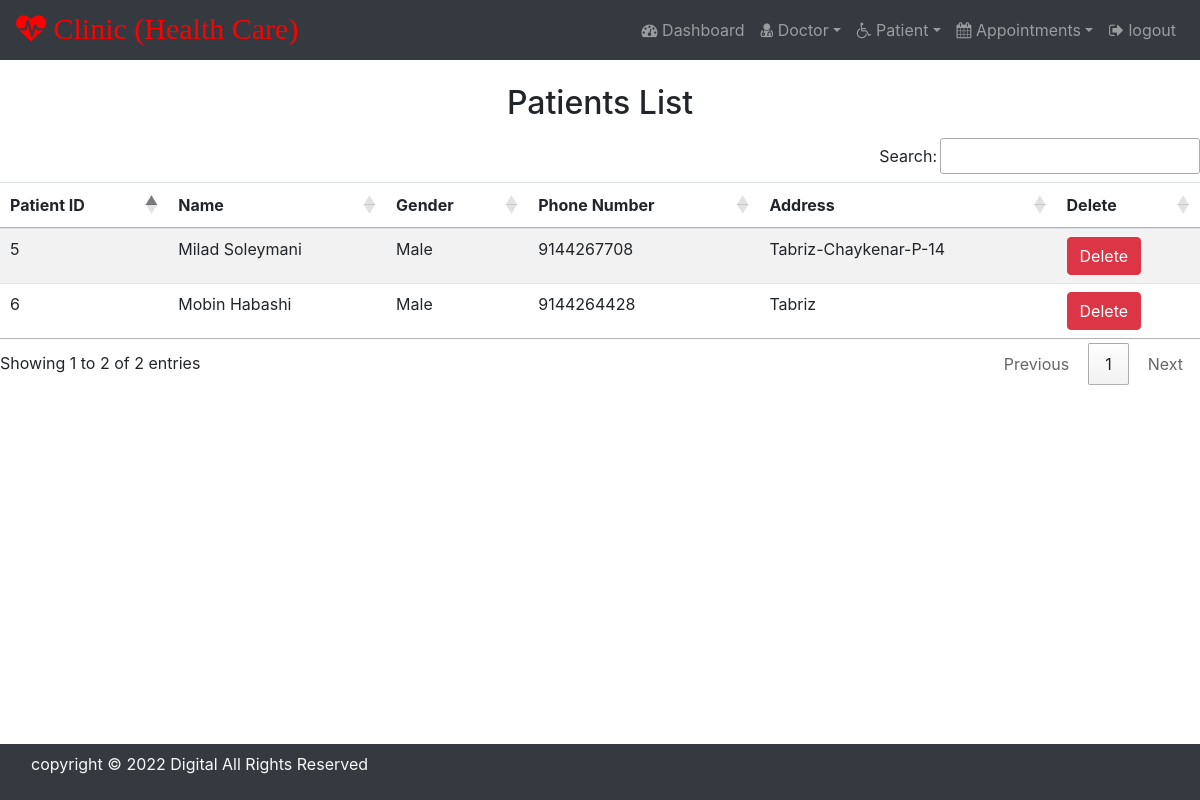
Page /view_patient/ (signed in) on the committed database.
### hospital/models.py (models this page shows, shortened)
class Patient(models.Model):
    name = models.CharField(max_length=50)
    gender = models.CharField(max_length=7)
    mobile = models.IntegerField(null=True)
    address = models.TextField()

### hospital/views.py (the view)
# urls.py: path('view_patient/', View_Patient, name='view_patient'),
def View_Patient(request):
    if not request.user.is_staff:
        return redirect('login')
    doc = Patient.objects.all()
    d = {'doc': doc}
    return render(request, 'view_patient.html', d)

### hospital/templates/view_patient.html
{% include 'base.html' %}
{% include 'navigation.html' %}
{% block content %}
<div>
    <br>
    <h2 class="text-center mb-3">Patients List</h2>
    <table id="example" class="table table-striped table-hover">
        <thead>
            <tr>
                <th>Patient ID</th>
                <th>Name</th>
                <th>Gender</th>
                <th>Phone Number</th>
                <th>Address</th>
                <th>Delete</th>
            </tr>
        </thead>
        <tbody>
            {% for i in doc %}
                <tr>
                    <td>{{ i.id }}</td>
                    <td>{{ i.name }}</td>
                    <td>{{ i.gender }}</td>
                    <td>{{ i.mobile }}</td>
                    <td>{{ i.address }}</td>
                    <td><a href="{% url 'delete_patient' i.id %}" onclick="return confirm('Are you sure to delete this Patient?')" class="btn btn-danger">Delete</a></td>
                </tr>
            {% endfor %}
        </tbody>
    </table>
</div>
{% endblock content %}
{% include 'footer.html' %}

### rows in the picture
Patient: id "5", name "Milad Soleymani", gender "Male", mobile "9144267708", address "Tabriz-Chaykenar-P-14"
Patient: id "6", name "Mobin Habashi", gender "Male", mobile "9144264428", address "Tabriz"
